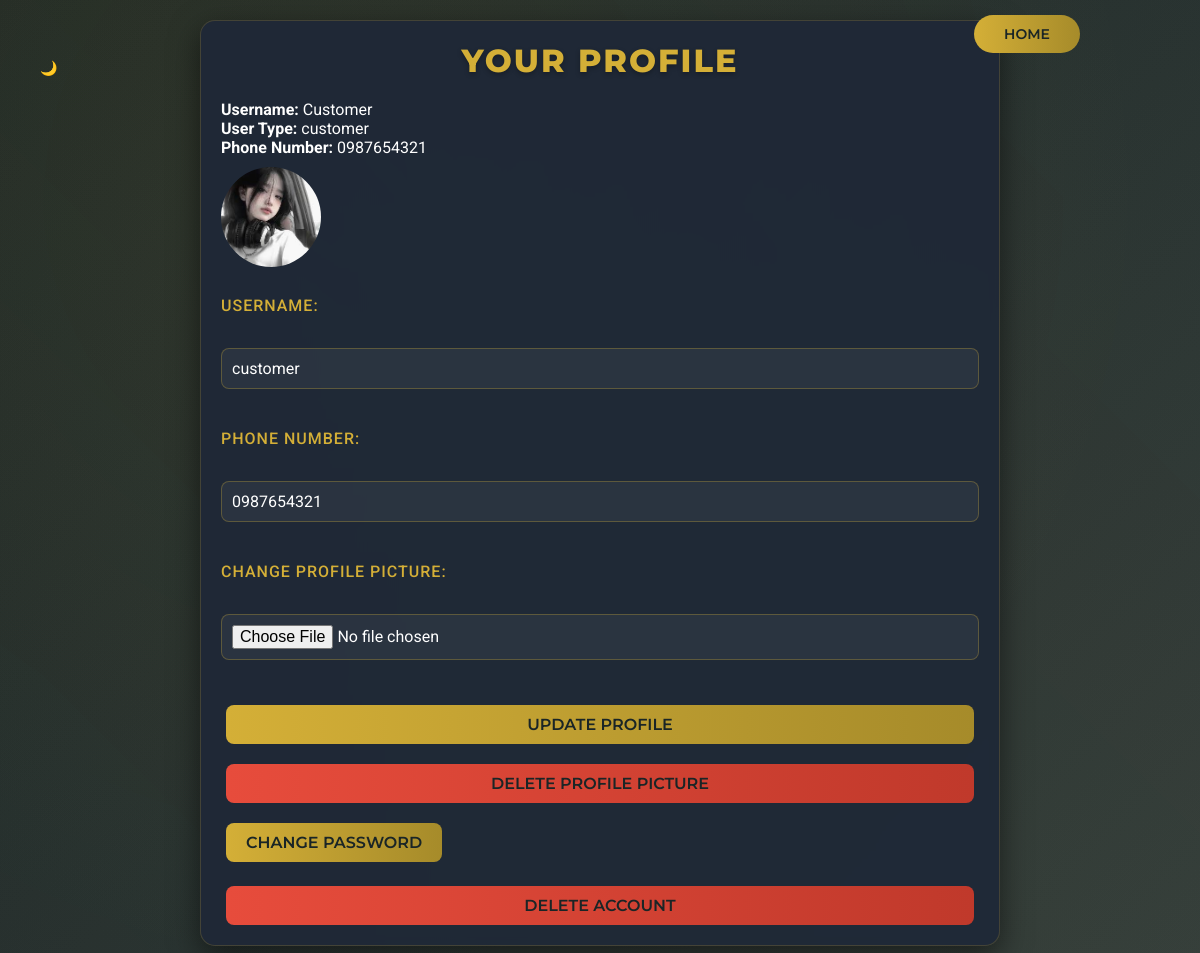
The page /profile (signed in) on the database its author committed.
### app.py (models this page shows, shortened)
class User(db.Model, UserMixin):
    id = db.Column(db.Integer, primary_key=True)
    username = db.Column(db.String(100), unique=True, nullable=False)
    password = db.Column(db.String(200), nullable=False)
    user_type = db.Column(db.String(50), nullable=False)
    phone_number = db.Column(db.String(15), nullable=True)
    hostels = db.relationship('Hostel', back_populates='owner')
    bookings = db.relationship('Booking', back_populates='customer')
    profile_picture=db.Column(db.String(200), nullable=True,default='default_profile_picture_of_account.jfif')

### app.py (the view, shortened to what this page needs)
@app.route('/profile', methods=['GET', 'POST'])
@login_required
def profile():
    return render_template('profile.html')

### app.py (called while the page is built)
@login_manager.user_loader
def load_user(user_id):
    return db.session.get(User, int(user_id))

### templates/profile.html (shortened to what this page needs)
<!DOCTYPE html>
<html lang="en" data-theme="light">
<head>
    <link rel="stylesheet" href="{{ url_for('static', filename='styles.css') }}">
    <link rel="stylesheet" href="{{ url_for('static', filename='styles.css') }}">
</head>
<body>
    <button class="theme-switcher" aria-label="Toggle Theme">
        <span class="theme-icon">🌙</span>
    </button>
    <div class="container">
        <h2>Your Profile</h2>
        <p><strong>Username:</strong> {{ current_user.username | capitalize }}</p>
        <p><strong>User Type:</strong> {{ current_user.user_type }}</p>
        <p><strong>Phone Number:</strong> {{ current_user.phone_number or 'N/A' }}</p>
        <img src="{{ url_for('static', filename='uploads/' + current_user.profile_picture) }}" alt="Profile Picture"
            style="width: 100px; height: 100px; border-radius: 50%; margin: 10px 0;">
        <form method="POST" enctype="multipart/form-data">
            <label for="username">Username:</label>
            <input type="text" id="username" name="username" value="{{ current_user.username }}" required>
            <label for="phone_number">Phone Number:</label>
            <input type="text" id="phone_number" name="phone_number" value="{{ current_user.phone_number or '' }}">
            <label for="profile_picture">Change Profile Picture:</label>
            <input type="file" id="profile_picture" name="profile_picture">
            <button type="submit" name="update" class="btn">Update Profile</button>
        </form>
        {% if current_user.profile_picture != 'default_profile_picture_of_account.jfif' %}
        <form method="POST"
            onsubmit="return confirm('Are you sure you want to delete your profile picture? It will reset to the default image.');">
            <button type="submit" name="delete_picture" class="delete-button">Delete Profile Picture</button>
        </form>
        {% endif %}
        <a href="{{ url_for('change_password') }}" class="btn">Change Password</a>
        <form method="POST"
            onsubmit="return confirm('Are you sure you want to delete your account? This will remove all your data (hostels, bookings, reviews) and cannot be undone.');">
            <button type="submit" name="delete_account" class="delete-button">Delete Account</button>
        </form>
    </div><a href="{{ url_for('dashboard') }}" class="home-button">Home</a>
</body>
</html>

### static/styles.css (style rules this page uses)
* { margin: 0; padding: 0; box-sizing: border-box; font-family: 'Roboto', sans-serif; scroll-behavior: smooth; }
body { background: linear-gradient(135deg, #1A2526 0%, #2F3A3B 100%); min-height: 100vh; display: flex; justify-content: center; align-items: center; padding: 20px; overflow-x: hidden; color: #FFFFFF; -webkit-font-smoothing: antialiased; -moz-osx-font-smoothing: grayscale; }
body::before { content: ''; position: fixed; top: 0; left: 0; width: 100%; height: 100%; background: radial-gradient(circle at 30% 20%, rgba(212, 175, 55, 0.1), transparent 70%); animation: pulseGlow 10s infinite ease-in-out; z-index: -1; opacity: 0.5; }
body::after { content: ''; position: fixed; top: -50%; left: -50%; width: 200%; height: 200%; background: linear-gradient(45deg, transparent, rgba(212, 175, 55, 0.05), transparent); animation: subtleSweep 20s infinite linear; z-index: -2; }
.add-hostel-container, .container, .book-hostel-container, .dashboard-container, .edit-review-container, .home-container, .auth-container, .container.login-register, .container.manage-bookings { background: rgba(31, 41, 55, 0.95); border-radius: 15px; box-shadow: 0 10px 30px rgba(0, 0, 0, 0.5), inset 0 0 10px rgba(212, 175, 55, 0.1); position: relative; width: 100%; padding: 40px; margin: 30px auto; z-index: 1; border: 1px solid rgba(212, 175, 55, 0.2); transition: transform 0.5s ease, box-shadow 0.5s ease; backdrop-filter: blur(5px); }
.container { max-width: 100vh; width: 100%; margin: 0 auto; padding: 20px; background: rgba(31, 41, 55, 0.95); border-radius: 15px; box-shadow: 0 10px 30px rgba(0, 0, 0, 0.5); transition: transform 0.5s ease, box-shadow 0.5s ease; }
h1, h2, h3 { font-family: 'Montserrat', sans-serif; font-weight: 800; color: #D4AF37; margin-bottom: 20px; text-transform: uppercase; text-align: center; letter-spacing: 2px; text-shadow: 0 2px 5px rgba(0, 0, 0, 0.3); transition: transform 0.3s ease, color 0.3s ease; }
h2 { font-size: 2rem; }
form { display: flex; flex-direction: column; gap: 15px; width: 100%; }
label { display: block; text-align: left; margin: 15px 0 8px; color: #D4AF37; font-size: 1rem; font-weight: 500; text-transform: uppercase; letter-spacing: 1px; }
input, textarea, select { background: rgba(255, 255, 255, 0.05); border: 1px solid rgba(212, 175, 55, 0.3); margin: 10px 0; padding: 10px; font-size: 1rem; border-radius: 8px; width: 100%; outline: none; color: #FFFFFF; transition: all 0.3s ease; }
button, .btn, a:not(.home-button):not(.profile-button) { background: linear-gradient(90deg, #D4AF37, #A68B2A); color: #1A2526; padding: 10px 20px; border: none; border-radius: 8px; font-family: 'Montserrat', sans-serif; font-weight: 600; font-size: 1rem; text-transform: uppercase; margin: 20px 5px 0; cursor: pointer; transition: all 0.3s ease; text-decoration: none; display: inline-block; position: relative; overflow: hidden; }
button::before, .btn::before, a:not(.home-button):not(.profile-button)::before { content: ''; position: absolute; top: 0; left: -100%; width: 100%; height: 100%; background: linear-gradient(90deg, transparent, rgba(255, 255, 255, 0.3), transparent); transition: 0.5s; }
button:hover::before, .btn:hover::before, a:not(.home-button):not(.profile-button)::before { left: 100%; }
.home-button { background: linear-gradient(90deg, #D4AF37, #A68B2A); color: #1A2526; padding: 10px 30px; border: none; border-radius: 30px; font-family: 'Montserrat', sans-serif; font-weight: 600; font-size: 14px; text-transform: uppercase; cursor: pointer; text-decoration: none; display: inline-block; position: absolute; top: 15px; right: 120px; transition: all 0.4s ease; z-index: 2; }
.delete-button { background: linear-gradient(90deg, #E74C3C, #C0392B); }
.theme-switcher { position: fixed; top: 15px; left: 15px; background: none; border: none; cursor: pointer; z-index: 1000; font-size: 24px; color: #D4AF37; transition: color 0.3s ease, transform 0.3s ease; }
img { border-radius: 10px; max-width: 100%; height: auto; transition: transform 0.3s ease; }
span { font-size: 14px; color: #FFFFFF; margin: 15px 0; display: block; }

### rows shown on the page
User: username "Customer", user_type "customer", phone_number "0987654321", profile_picture (picture), username "customer"
